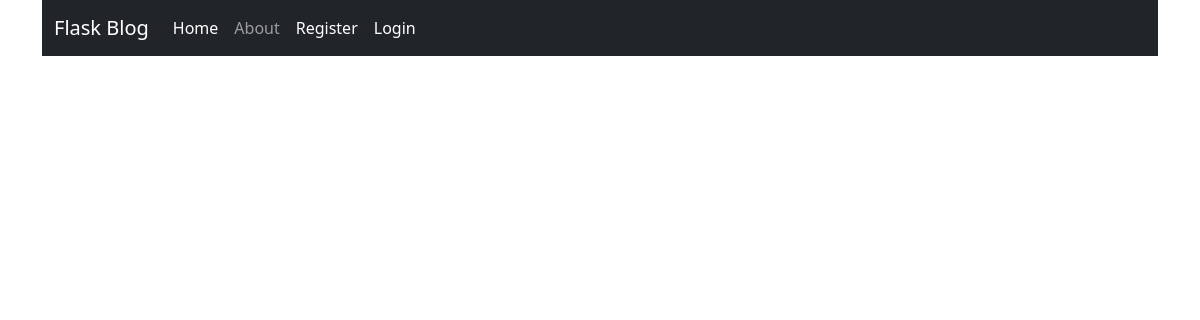
Before: / with the older database file.
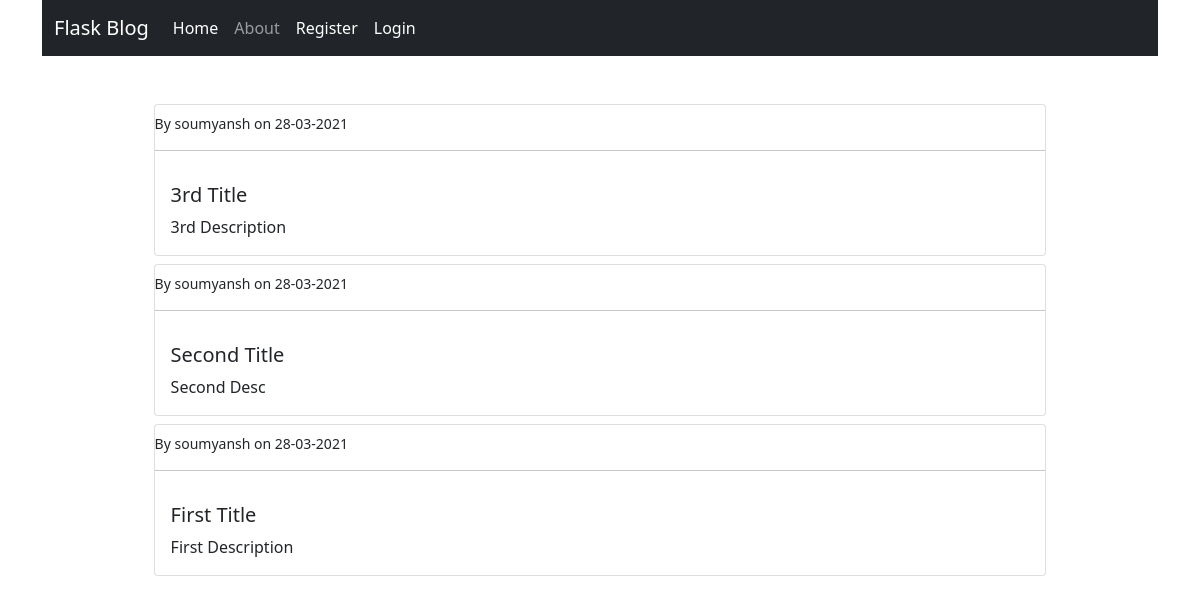
After: the same page with the newer database file.
### flaskBlog/models.py (models this page shows, shortened)
class Post(db.Model,UserMixin):
    id = db.Column(db.Integer, primary_key=True)
    title = db.Column(db.String(60),nullable=False)
    description = db.Column(db.Text, nullable = False)
    date_posted = db.Column(db.DateTime, default = datetime.utcnow)
    user_id = db.Column(db.Integer,db.ForeignKey('user.id'),nullable=False)

class User(db.Model,UserMixin):
    id = db.Column(db.Integer, primary_key=True)
    username = db.Column(db.String(20), unique=True,nullable = False)
    email = db.Column(db.String(40), unique=True,nullable = False)
    password = db.Column(db.String(60),nullable = False)
    posts = db.relationship('Post',backref = 'author', lazy=True)

### flaskBlog/routes.py (the view)
@app.route('/')
def home():
    posts = Post.query.order_by(Post.date_posted.desc()).all()
    return render_template('index.html',posts=posts)

### flaskBlog/templates/index.html
{% extends 'layout.html' %}
{% block content %}
<div class = "mx-auto" style="width:80%">
{% for post in posts %}
    <div class="card mt-2">
        <small class="ml-3 mt-2">
            By {{post.author.username}} on {{post.date_posted.strftime('%d-%m-%Y')}}
        </small>
        <hr>
        <div class="card-body">
            <h5 class = 'card-title'>{{post.title}}</h5>
            <p class="card-text"> {{post.description}}</p>
        </div>
    </div>
    {% endfor %}
</div>
{% endblock %}

### flaskBlog/templates/layout.html (shortened to what this page needs)
<!DOCTYPE html>
<html lang="en">
<head>
  <link href="https://cdn.jsdelivr.net/npm/bootstrap@5.0.0-beta2/dist/css/bootstrap.min.css" rel="stylesheet">
</head>
<body>
<div class="container">
  <nav class="navbar navbar-expand-lg navbar-dark bg-dark">
  <div class="container-fluid">
    <a class="navbar-brand" href="/">Flask Blog</a>
    <div class="collapse navbar-collapse" id="navbarNav">
      <ul class="navbar-nav">
        <li class="nav-item">
          <a class="nav-link active" aria-current="page" href="{{url_for('home')}}">Home</a>
        </li>
        <li class="nav-item">
          <a class="nav-link" href="{{url_for('about')}}">About</a>
        </li>
        {% if current_user.is_authenticated %}
         <li class="nav-item">
          <a class="nav-link active" aria-current="page" href="{{url_for('logout')}}">Logout</a>
        </li>
        {% else %}
         <li class="nav-item">
          <a class="nav-link active" aria-current="page" href="{{url_for('register')}}">Register</a>
        </li>
        <li class="nav-item">
          <a class="nav-link active" aria-current="page" href="{{url_for('login')}}">Login</a>
        </li>
        {% endif %}
      </ul>
    </div>
  </div>
</nav>
</div>
<div class="container mt-5">
{% block content %}
{% endblock %}
</div>
</body>
</html>

Changed rows visible on the page:
added Post: author.username "soumyansh", date_posted "28-03-2021", title "3rd Title", description "3rd Description"
added Post: author.username "soumyansh", date_posted "28-03-2021", title "Second Title", description "Second Desc"
added Post: author.username "soumyansh", date_posted "28-03-2021", title "First Title", description "First Description"
